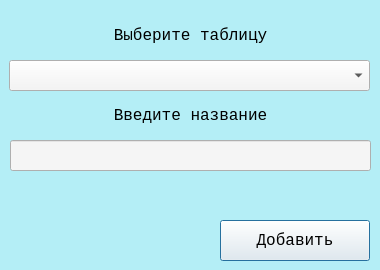
<?xml version="1.0" encoding="UTF-8"?>
<ui version="4.0">
 <class>Dialog</class>
 <widget class="QDialog" name="Dialog">
  <property name="geometry">
   <rect>
    <x>0</x>
    <y>0</y>
    <width>380</width>
    <height>270</height>
   </rect>
  </property>
  <property name="font">
   <font>
    <family>Sitka Text</family>
   </font>
  </property>
  <property name="windowTitle">
   <string>Dialog</string>
  </property>
  <property name="styleSheet">
   <string notr="true">background-color: rgb(180, 238, 246)</string>
  </property>
  <widget class="QPushButton" name="OKbutton">
   <property name="geometry">
    <rect>
     <x>220</x>
     <y>220</y>
     <width>150</width>
     <height>41</height>
    </rect>
   </property>
   <property name="font">
    <font>
     <family>Lucida Console</family>
     <pointsize>-1</pointsize>
     <weight>50</weight>
     <italic>false</italic>
     <bold>false</bold>
    </font>
   </property>
   <property name="styleSheet">
    <string notr="true">font-size: 16px;
font: &quot;Yu Gothic UI Semibold&quot;;
background-color: rgb(245, 245, 245)</string>
   </property>
   <property name="text">
    <string>Добавить</string>
   </property>
  </widget>
  <widget class="QLineEdit" name="id">
   <property name="geometry">
    <rect>
     <x>10</x>
     <y>140</y>
     <width>361</width>
     <height>31</height>
    </rect>
   </property>
   <property name="font">
    <font>
     <family>Lucida Console</family>
     <pointsize>-1</pointsize>
     <weight>50</weight>
     <italic>false</italic>
     <bold>false</bold>
    </font>
   </property>
   <property name="styleSheet">
    <string notr="true">font-size: 16px;
font: &quot;Yu Gothic UI Semibold&quot;;
background-color: rgb(245, 245, 245)</string>
   </property>
   <property name="text">
    <string/>
   </property>
  </widget>
  <widget class="QLabel" name="label_4">
   <property name="geometry">
    <rect>
     <x>10</x>
     <y>100</y>
     <width>361</width>
     <height>31</height>
    </rect>
   </property>
   <property name="font">
    <font>
     <family>Lucida Console</family>
     <pointsize>-1</pointsize>
     <weight>50</weight>
     <italic>false</italic>
     <bold>false</bold>
    </font>
   </property>
   <property name="styleSheet">
    <string notr="true">color: rgb(0, 0, 0);
font-size: 16px;
font: &quot;Arial Black&quot;;</string>
   </property>
   <property name="text">
    <string>Введите название</string>
   </property>
   <property name="alignment">
    <set>Qt::AlignCenter</set>
   </property>
  </widget>
  <widget class="QComboBox" name="table">
   <property name="geometry">
    <rect>
     <x>9</x>
     <y>60</y>
     <width>361</width>
     <height>31</height>
    </rect>
   </property>
   <property name="font">
    <font>
     <family>Lucida Console</family>
     <pointsize>-1</pointsize>
     <weight>50</weight>
     <italic>false</italic>
     <bold>false</bold>
    </font>
   </property>
   <property name="styleSheet">
    <string notr="true">font-size: 16px;
font: &quot;Yu Gothic UI Semibold&quot;;
background-color: rgb(245, 245, 245)</string>
   </property>
  </widget>
  <widget class="QLabel" name="label_5">
   <property name="geometry">
    <rect>
     <x>10</x>
     <y>20</y>
     <width>361</width>
     <height>31</height>
    </rect>
   </property>
   <property name="font">
    <font>
     <family>Lucida Console</family>
     <pointsize>-1</pointsize>
     <weight>50</weight>
     <italic>false</italic>
     <bold>false</bold>
    </font>
   </property>
   <property name="styleSheet">
    <string notr="true">color: rgb(0, 0, 0);
font-size: 16px;
font: &quot;Arial Black&quot;;</string>
   </property>
   <property name="text">
    <string>Выберите таблицу</string>
   </property>
   <property name="alignment">
    <set>Qt::AlignCenter</set>
   </property>
  </widget>
  <widget class="QLabel" name="error">
   <property name="geometry">
    <rect>
     <x>10</x>
     <y>180</y>
     <width>361</width>
     <height>31</height>
    </rect>
   </property>
   <property name="font">
    <font>
     <family>Franklin Gothic Demi</family>
     <pointsize>16</pointsize>
     <weight>50</weight>
     <italic>false</italic>
     <bold>false</bold>
    </font>
   </property>
   <property name="styleSheet">
    <string notr="true">color: red;
font-size: 16px;
font: 16pt &quot;Franklin Gothic Demi&quot;;</string>
   </property>
   <property name="text">
    <string/>
   </property>
   <property name="alignment">
    <set>Qt::AlignCenter</set>
   </property>
  </widget>
 </widget>
 <resources/>
 <connections/>
</ui>
